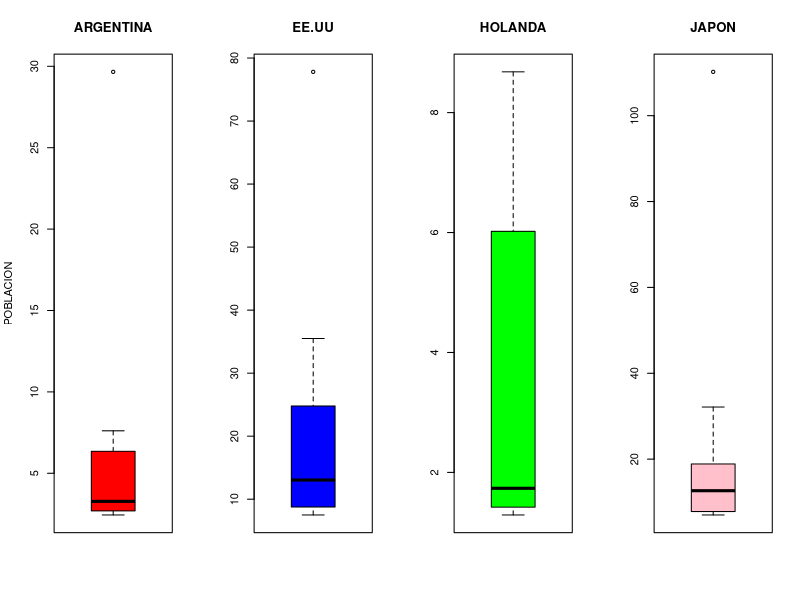

Here is the R script that generated this plot:
## ---- chunk 1


#library(cowplot)
library(ggplot2)
argentina<-c(29.66,7.61,6.35,4.10,3.80,2.75,2.70,2.69,2.51,2.44)
EEUU<-c(77.81,35.50,24.79,20.02,16.70,9.39,9.38,8.76,7.63,7.50)
Holanda<-c(8.68,7.31,6.02,2.64,1.75,1.72,1.51,1.42,1.31,1.29)
Japon<-c(110.21,32.14,18.88,16.38,13.37,11.92,10.71,7.80,7.70,7.00)



par(mfrow = c(1,4))

boxplot(argentina, main = 'ARGENTINA', col='red', ylab='POBLACION')
boxplot(EEUU,main = 'EE.UU',col='blue')
boxplot(Holanda ,main = 'HOLANDA',col='green')
boxplot(Japon,main = 'JAPON',col='pink')



## ---- chunk 2
p=0.02
n=180

lambda=n*p
lambda

dpois(181,3.6)

dpois(181,lambda)
## ---- chunk 3
sd=5
media=400

1-pnorm(415,media,sd)
